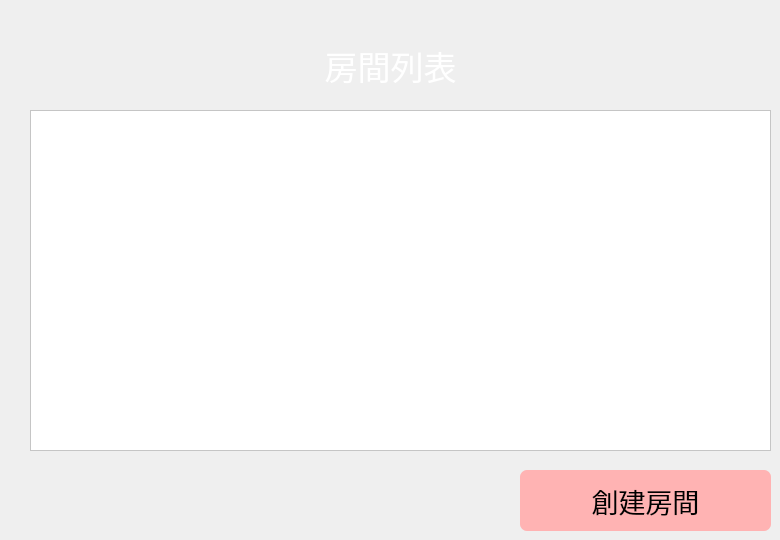
    <widget class="QWidget" name="page_room_list">
     <widget class="QPushButton" name="button_create_room">
      <property name="geometry">
       <rect>
        <x>520</x>
        <y>470</y>
        <width>251</width>
        <height>61</height>
       </rect>
      </property>
      <property name="font">
       <font>
        <family>Microsoft JhengHei</family>
        <pointsize>20</pointsize>
       </font>
      </property>
      <property name="styleSheet">
       <string notr="true">background-color: rgb(255, 179, 179);
border-radius: 7px;</string>
      </property>
      <property name="text">
       <string>創建房間</string>
      </property>
     </widget>
     <widget class="QListWidget" name="list_room_list">
      <property name="geometry">
       <rect>
        <x>30</x>
        <y>110</y>
        <width>741</width>
        <height>341</height>
       </rect>
      </property>
      <property name="styleSheet">
       <string notr="true">QListWidget {
	background-color: #fff;
}</string>
      </property>
     </widget>
     <widget class="QLabel" name="label_room_list">
      <property name="geometry">
       <rect>
        <x>270</x>
        <y>40</y>
        <width>241</width>
        <height>51</height>
       </rect>
      </property>
      <property name="font">
       <font>
        <family>Microsoft JhengHei</family>
        <pointsize>25</pointsize>
        <weight>50</weight>
        <italic>false</italic>
        <bold>false</bold>
       </font>
      </property>
      <property name="layoutDirection">
       <enum>Qt::LeftToRight</enum>
      </property>
      <property name="styleSheet">
       <string notr="true">color: rgb(255, 255, 255);
font: 25pt &quot;Microsoft JhengHei&quot;;</string>
      </property>
      <property name="text">
       <string>房間列表</string>
      </property>
      <property name="alignment">
       <set>Qt::AlignCenter</set>
      </property>
     </widget>
    </widget>
